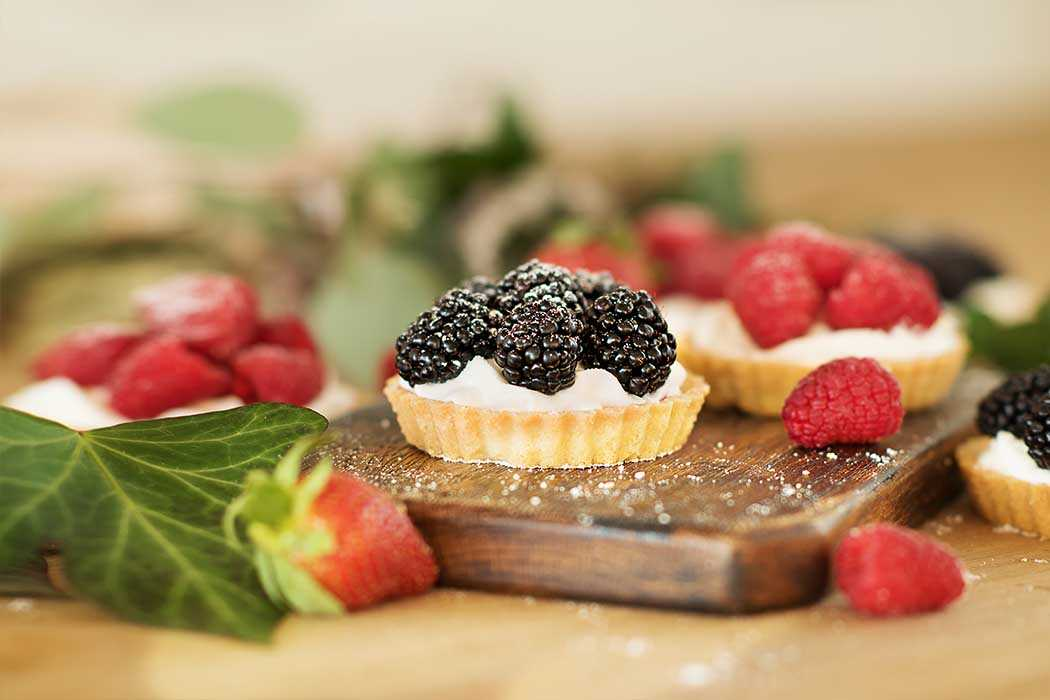
#> input picture contrast-of-the-composition.jpg, 1050 x 700 px
$ python lb5.py
#> lines starting #> are read from the running program, lines starting #| are printed output that depends on the picture; after the words box and inside, x2 and y2 are one past the last pixel; in counts of white or black regions, pixels touching at a corner belong together
import sys
sys.path.append('../')
# %matplotlib inline
import matplotlib.pyplot as plt
import cv2 as cv
import numpy as np
from utility import util
from matplotlib import colors
from matplotlib.colors import hsv_to_rgb


"""Загружаем изображение. Преобразуем в модель RGB"""

image = cv.imread('./contrast-of-the-composition.jpg')
#> image is the input picture: shape (700, 1050, 3); mean B, G, R 107.7, 146.2, 178.6
image_rgb = cv.cvtColor(image, cv.COLOR_BGR2RGB)
plt.imshow(image_rgb)
plt.show()


r, g, b = cv.split(image_rgb)
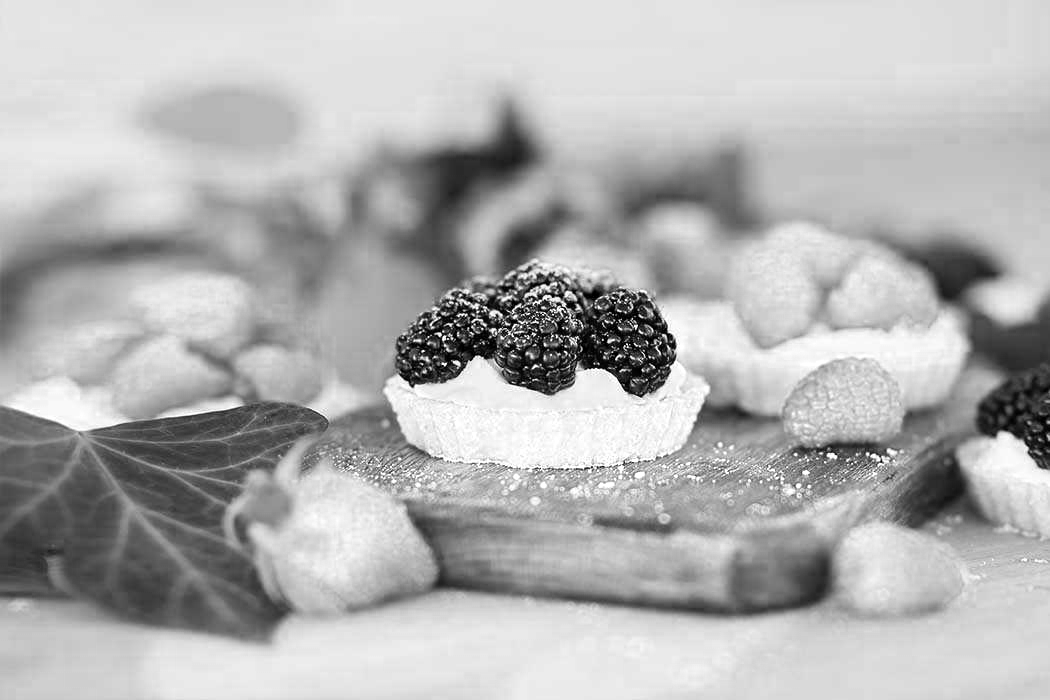
#> r: shape (700, 1050); min 0, max 255, mean 178.6
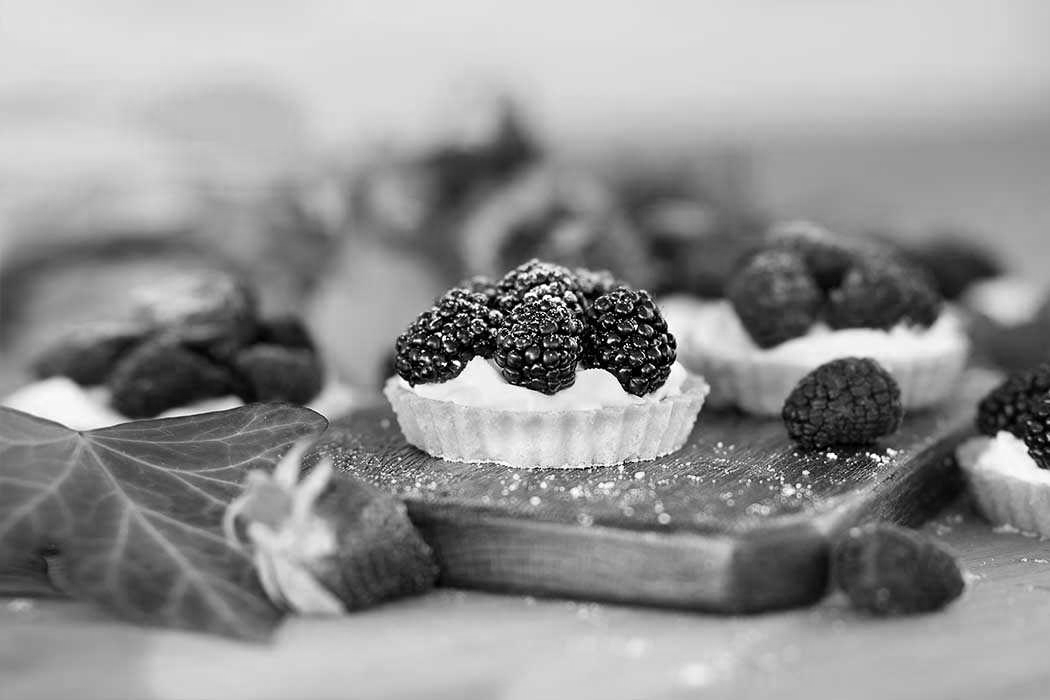
#> g: shape (700, 1050); min 0, max 255, mean 146.2
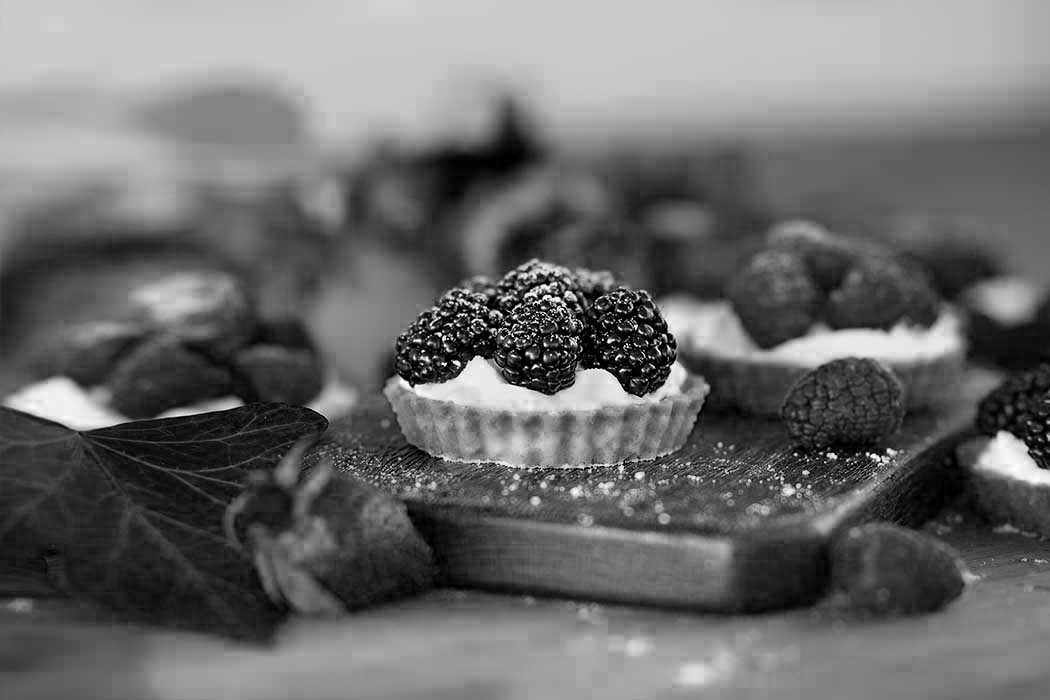
#> b: shape (700, 1050); min 0, max 255, mean 107.7


"""Преобразуем изображение в цветовую модель HSV"""

image_hsv = cv.cvtColor(image_rgb, cv.COLOR_RGB2HSV)
#> image_hsv: shape (700, 1050, 3); mean H, S, V 22.3, 111.4, 179.8

"""Отобразим разные каналы полученного изображения на трехмерном графике"""

h, s, v = cv.split(image_hsv)
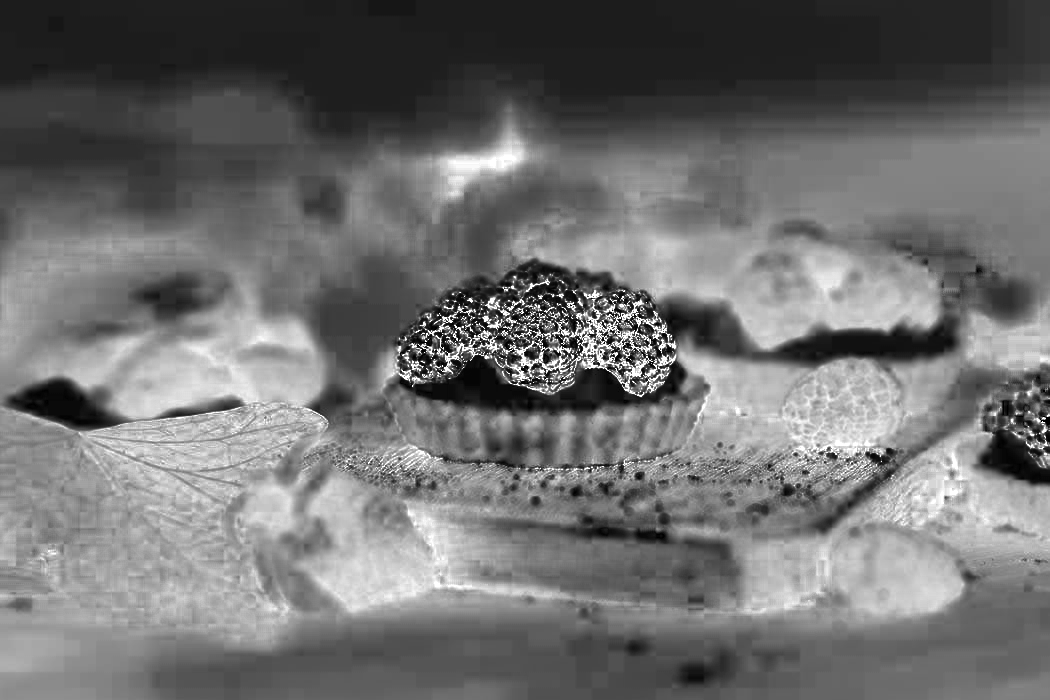
#> s: shape (700, 1050); min 0, max 255, mean 111.4


#lower_black = np.array([0, 0, 0])  # Нижняя граница
#upper_black = np.array([180, 255, 50])  # Верхняя граница


low_h = 0
high_h = 180

low_s = 0
high_s = 255

low_v = 0
high_v = 50

# Создание маски на основе всех трех каналов
mask = cv.inRange(h, low_h, high_h) & cv.inRange(s, low_s, high_s) & cv.inRange(v, low_v, high_v)
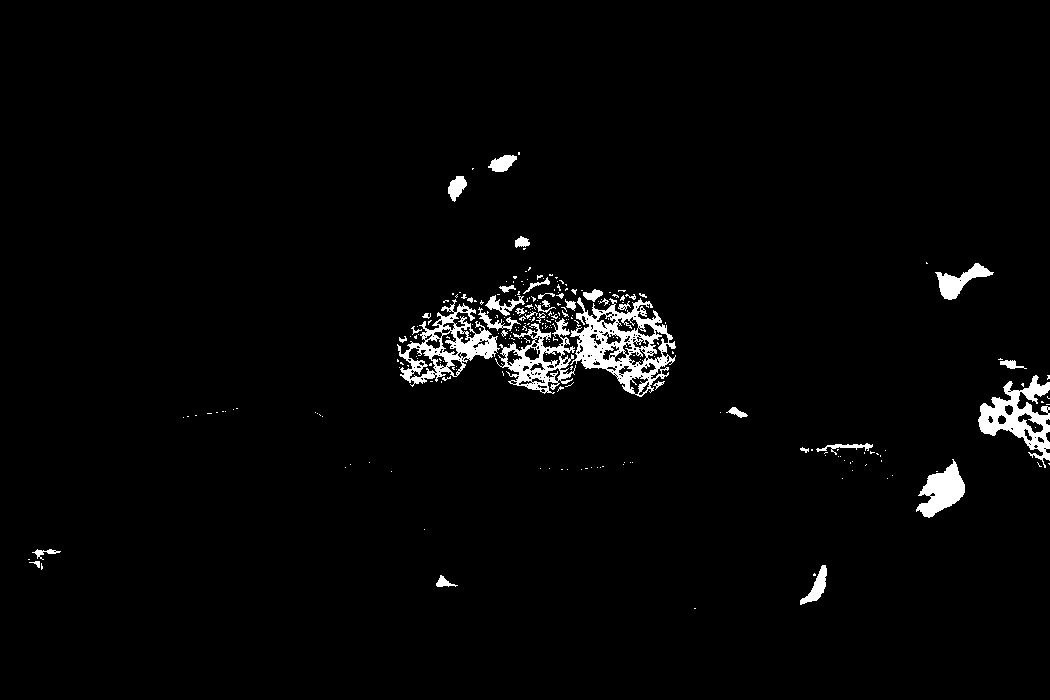
#> mask: shape (700, 1050); 2.5% white; 254 white regions (214 under 20 px), largest, box (x1, y1, x2, y2) and area: (570, 297, 676, 397) 4331, (397, 299, 500, 387) 2840, (978, 375, 1050, 468) 2602
result = cv.bitwise_and(image_rgb, image_rgb, mask=mask)

# Создаем белый фон того же размера, что и исходное изображение
white_background = np.ones_like(image_rgb) * 255

# Создаем итоговое изображение, где область с результатом будет видна на белом фоне
final_result = np.where(result == 0, white_background, result)
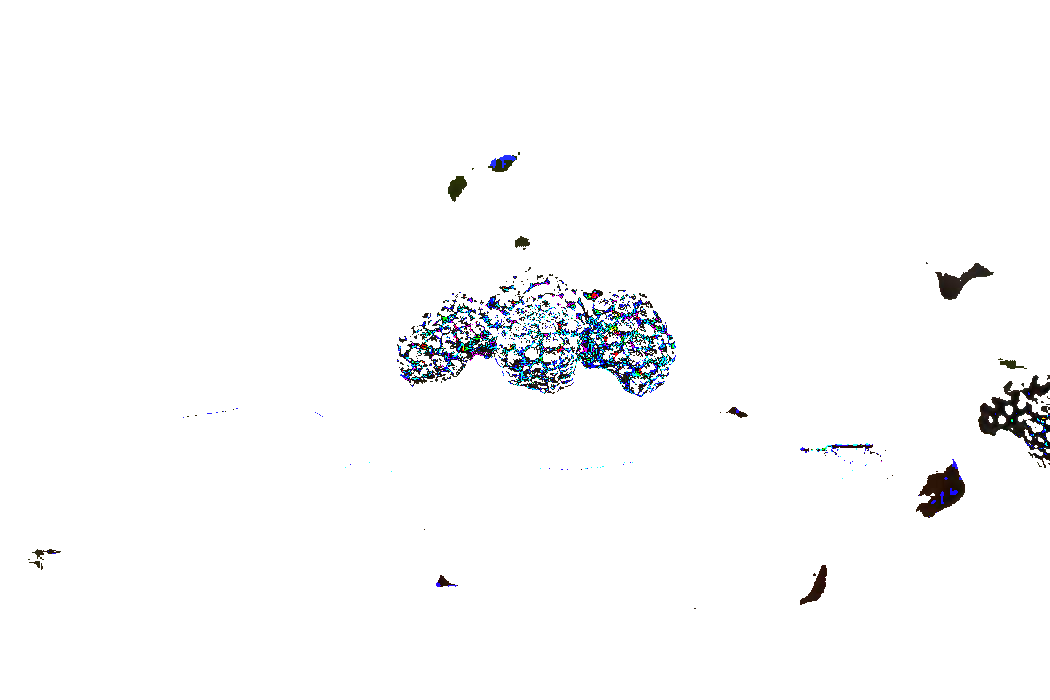
#> final_result: shape (700, 1050, 3); mean R, G, B 249.5, 249.9, 250.4
gs = plt.GridSpec(1, 2)
plt.figure(figsize=(10, 8))


plt.subplot(gs[0])
plt.imshow(mask)
plt.title('Маска')
plt.xticks([]), plt.yticks([])


plt.subplot(gs[1])
plt.imshow(final_result)
plt.title('Изображение с пикселями выделенного цвета')
plt.xticks([]), plt.yticks([])
plt.show()

$ run again, with image.jpg copied over contrast-of-the-composition.jpg
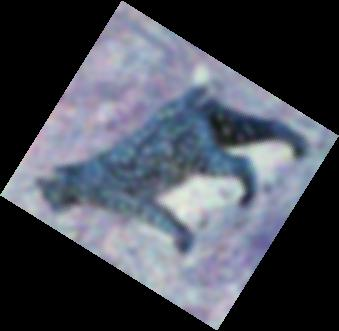
#> input picture image.jpg, 339 x 331 px
#> image is the input picture: shape (331, 339, 3); mean B, G, R 86.3, 75.9, 71.8
#> image_hsv: shape (331, 339, 3); mean H, S, V 63.5, 38.4, 86.5
#> `mask = cv.inRange(h, low_h, high_h) & cv.inRange(s, low_s, high_s) & c..`:
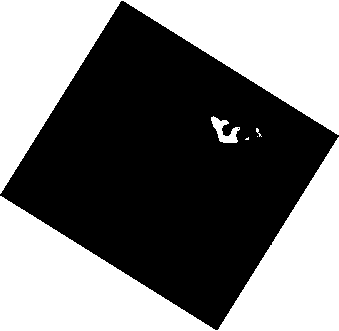
#> mask: shape (331, 339); 47.9% white; 6 white regions (2 under 20 px), largest, box (x1, y1, x2, y2) and area: (0, 0, 339, 194) 26674, (0, 137, 339, 331) 26673, (211, 116, 240, 143) 359, (256, 128, 262, 137) 20
#> `final_result = np.where(result == 0, white_background, result)`:
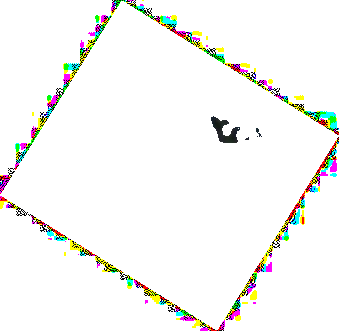
#> final_result: shape (331, 339, 3); mean R, G, B 246.6, 246.6, 244.1

$ run again, with winter_cat.png saved as contrast-of-the-composition.jpg
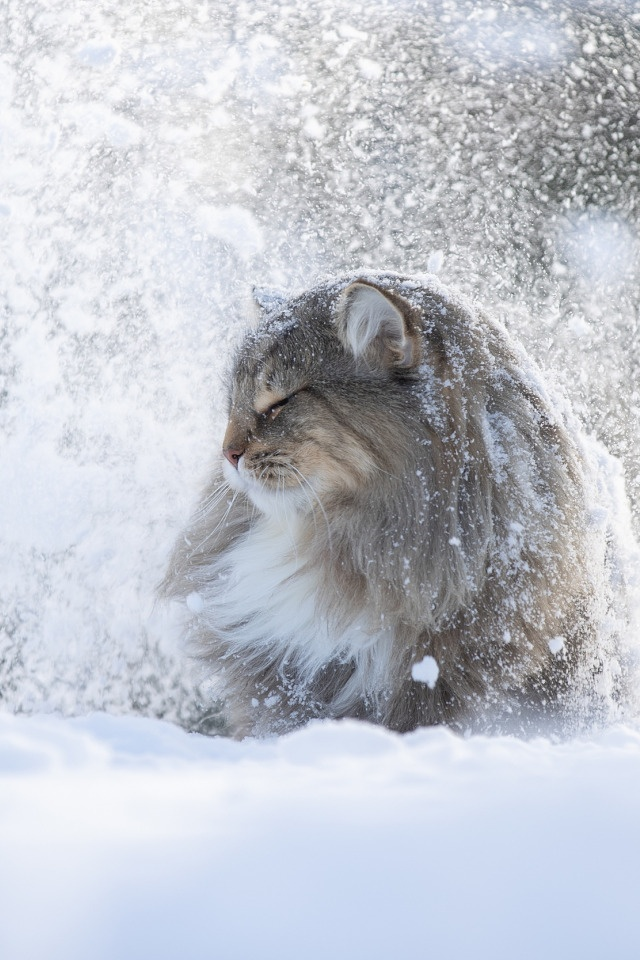
#> input picture winter_cat.png, 640 x 960 px
#> image is the input picture: shape (960, 640, 3); mean B, G, R 205.1, 196.6, 192.9
#> image_hsv: shape (960, 640, 3); mean H, S, V 102.6, 17, 205.9
#> `mask = cv.inRange(h, low_h, high_h) & cv.inRange(s, low_s, high_s) & c..`:
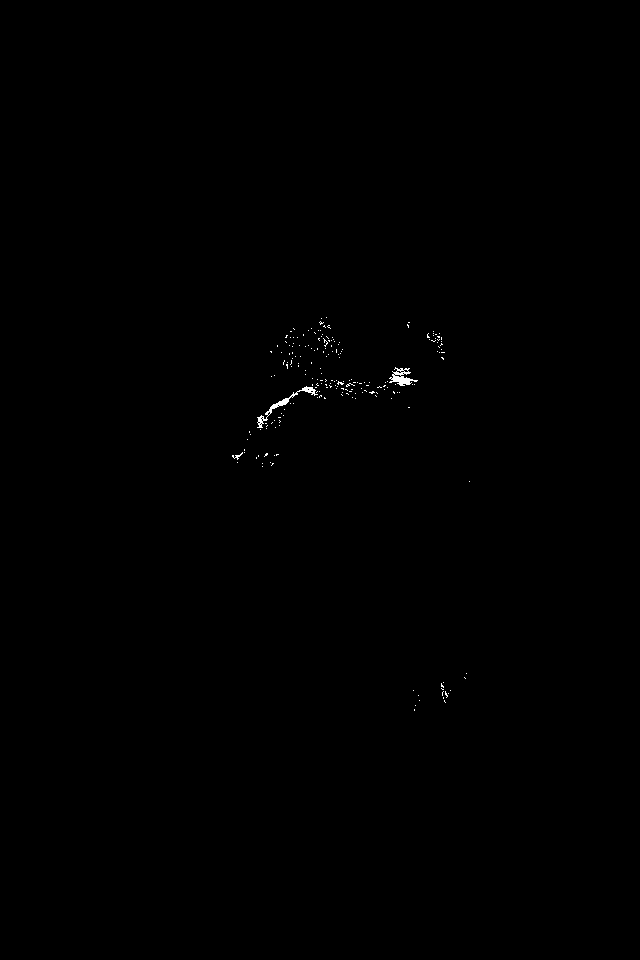
#> mask: shape (960, 640); 0.16% white in thin lines or dots, all inside (x1, y1, x2, y2) = (232, 317, 470, 711)
#> `final_result = np.where(result == 0, white_background, result)`:
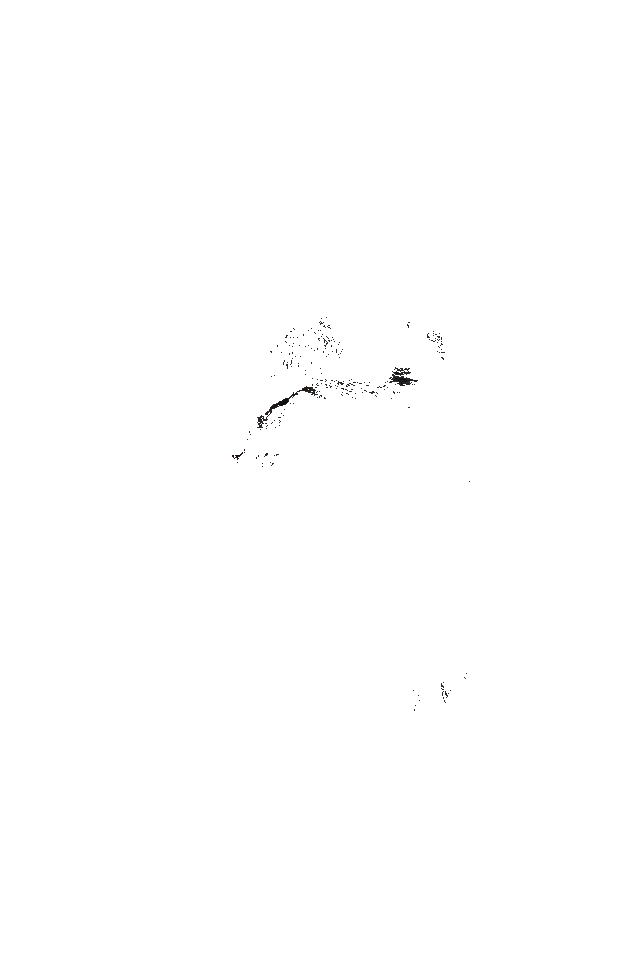
#> final_result: shape (960, 640, 3); mean R, G, B 254.7, 254.6, 254.6
